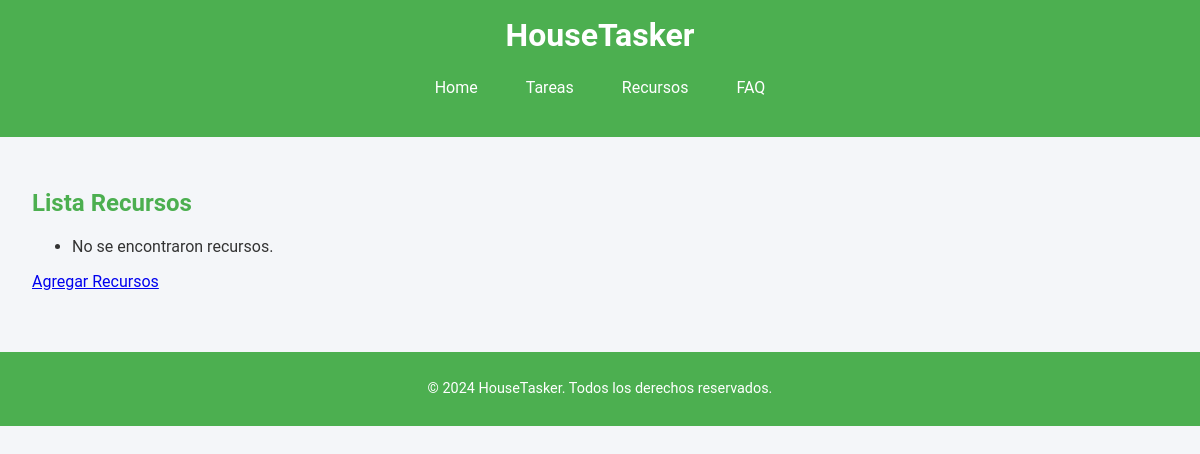
Page /resources/ (signed in) on the earlier database version.
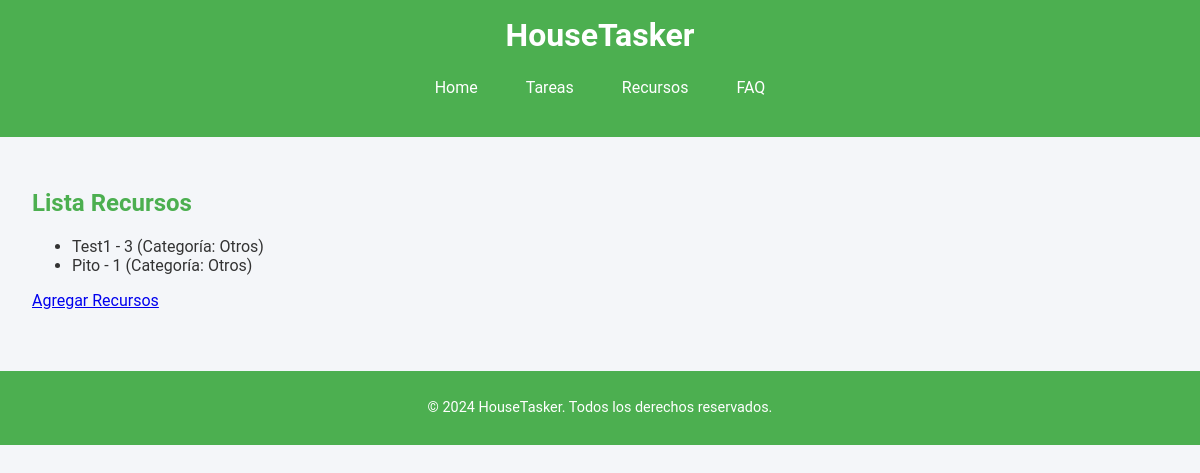
Same page on the later database version.
### appHouseTasker/models.py (models this page shows, shortened)
class Resource(models.Model):
    CATEGORY_CHOICES = [
        ('cleaning', 'Limpieza'),
        ('vehicle', 'Vehículo'),
        ('kitchen', 'Cocina'),
        ('others', 'Otros'),
    ]
    name = models.CharField(max_length=100, unique=True, help_text="Nombre del recurso, e.g., Jabon, Coche, Llaves.")
    description = models.TextField(blank=True, help_text="Descripción opcional del recurso y sus características.")
    quantity = models.PositiveIntegerField(default=1, help_text="Cantidad disponible de este recurso.")
    category = models.CharField(max_length=50, choices=CATEGORY_CHOICES, default='others', help_text="Categoría del recurso.")
    is_available = models.BooleanField(default=True, help_text="Indica si el recurso está disponible para uso.")

### appHouseTasker/views.py (the view)
# urls.py: path('resources/', views.resource_list, name='resource_list'),  # List all resources
@login_required
def resource_list(request):
    resources = Resource.objects.all()
    return render(request, 'resource_list.html', {'resources': resources})

### appHouseTasker/templates/resource_list.html
{% extends "base.html" %}
{% block main %}
  <h2>Lista Recursos</h2>
  <ul>
    {% for resource in resources %}
      <li>{{ resource.name }} - {{ resource.quantity }} (Categoría: {{ resource.get_category_display }})</li>
    {% empty %}
      <li>No se encontraron recursos.</li>
    {% endfor %}
  </ul>
  <a href="{% url 'resource_create' %}">Agregar Recursos</a>
{% endblock %}

### appHouseTasker/templates/base.html (shortened to what this page needs)
{% load static %}
<!DOCTYPE html>
<html lang="es">
	<head>
		<link rel="stylesheet" href="{% static 'css/ht.css' %}">
		<link rel="stylesheet" href="{% static 'css/fonts.css' %}">
	</head>
	<body>
		<header>
			<h1> {% block header-title %}HouseTasker{% endblock %}</h1>
			<nav>
				{% block nav %}
				<a href="home.html">Home</a>
				<a href="{% url 'task_list' %}">Tareas</a>
				<a href="{% url 'resource_list' %}">Recursos</a>
				<a href="FAQ.html">FAQ</a>
				{% endblock %}
			</nav>
		</header>
		<main>
			{% block main %}
			{% endblock %}
		</main>
		<footer>
			<p>© 2024 HouseTasker. Todos los derechos reservados.</p>
		</footer>
	</body>
</html>

### appHouseTasker/static/css/ht.css (style rules this page uses)
body, html { font-family: Arial, sans-serif; margin: 0; padding: 0; color: #333; background-color: #f4f6f9; }
header, footer { background-color: #4CAF50; color: white; text-align: center; padding: 1em; }
h1 { font-size: 2em; margin: 0; }
h2, h3 { color: #4CAF50; }
main { padding: 2em; }
nav { display: flex; justify-content: center; gap: 1em; margin: 1em 0; }
nav a { color: white; text-decoration: none; padding: 0.5em 1em; }
footer { margin-top: 2em; font-size: 0.9em; }

Differences in the rows shown:
added Resource: name "Test1", quantity "3", category "Otros"
added Resource: name "Pito", quantity "1", category "Otros"
Other differences:
text no longer shown: "No se encontraron recursos."
